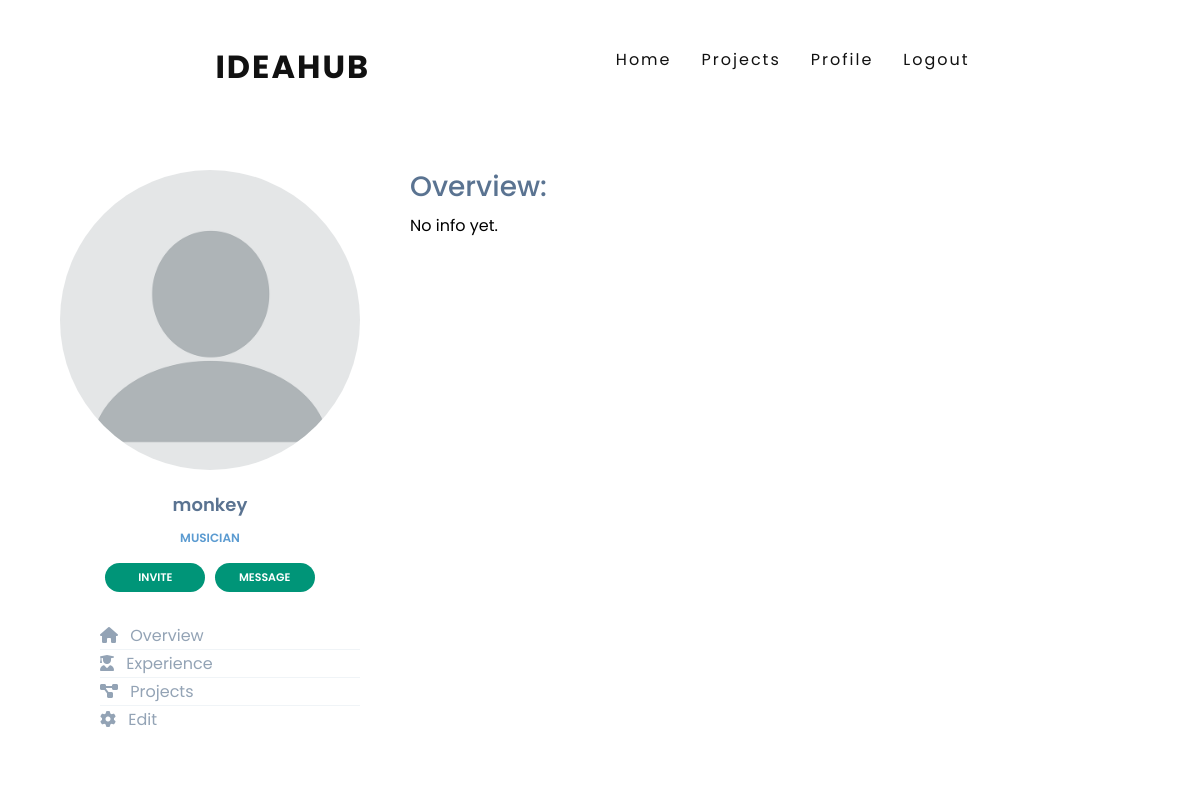
Screenshot of /profile/monkey (signed in) with the database file from the repository.
### plan/models.py (models this page shows, shortened)
class User(AbstractUser):
    img=models.ImageField(upload_to='profile_pic',blank=True,default='blank-profile-picture.png')
    about=models.TextField(max_length=1000,blank=True)
    jobs=models.ForeignKey(Title,on_delete=models.CASCADE,null=True)
    experience=models.TextField(max_length=1000,blank=True)
    invites=models.ManyToManyField('Project',blank=True)

class Title(models.Model):
    name=models.CharField(max_length=32)
    def __str__(self):
        return f"{self.name}"

### plan/views.py (the view)
# urls.py: path("profile/<str:name>",views.profile,name="profile"),
def profile(request,name):
    user=User.objects.get(username__iexact=name)
    project_managed=Project.objects.filter(manager__username=request.user)
    return render(request,"plan/profile.html",{
        "profile":user,
        "viewer":request.user,
        "project_managed":project_managed
    })

### plan/models.py (called while the page is built)
    def __str__(self):
        return f"{self.name}"

### plan/templates/plan/profile.html (shortened to what this page needs)
{%extends 'plan/layout.html'%}
{% load static%}
{%block body%}
<div class="container profile-container">
    <div class="row profile">
		<div class="col-md-auto">
			<div class="profile-sidebar">
				<div class="profile-userpic">
					<img src="{{profile.img.url}}" class="img-fluid" alt="">
				</div>
				<div class="profile-usertitle">
					<div class="profile-usertitle-name">
						{{profile.username}}
					</div>
					<div class="profile-usertitle-job">
						{{profile.jobs}}
					</div>
				</div>
				{%if profile.username != user.username%}
				<div class="profile-userbuttons">
					<button type="button" class="btn btn-success btn-sm" id="invite_btn" data-toggle="modal" data-target="#Invite">Invite</button>
					<button type="button" class="btn btn-danger btn-sm" id="message_btn" data-toggle="modal" data-target="#Message">Message</button>
				</div>
				{%else%}
				<div class="profile-userbuttons">
					<button type="button" class="btn btn-success btn-sm" id="my_messages">Messages</button>
				</div>
				{%endif%}
				<div class="profile-usermenu">
					<ul class="fa-ul">
						<li>
							<a href="#" id="overview_link">
							<i class="fa fa-home"></i>
							Overview </a>
						</li>
						<li>
							<a href="#" id="experience_link">
							<i class="fas fa-user-graduate"></i>
							Experience </a>
						</li>
						<li>
							<a href="#" id="projects_link">
							<i class="fas fa-project-diagram"></i>
							Projects </a>
						</li>
						<li>
							<a href="#" id="edit_link">
							<i class="fas fa-cog"></i>
							Edit </a>
						</li>
					</ul>
				</div>
			</div>
		</div>
		<div class="col-md-auto">
            <div class="profile-content">
				<span><h3 class="header">Overview:</h3></span>
				<p class="profile-info">
				{%if profile.about%}
						{{profile.about}}
				{%else%}
						No info yet.
				{%endif%}
				</p>
			</div>
		</div>
	</div>
</div>
{%endblock%}

### plan/static/plan/styles.css (style rules this page uses)
* { margin:0; padding:0; box-sizing:border-box; font-family:'Poppins',sans-serif; }
body { background:#fff; line-height: 1.7; font-size:1rem; min-height:200vh; }
img { height: auto; }
li { list-style:none; }
p { color:black; }
.btn { padding: 10px; color: #ffffff; font-weight: bold; background: #009578; width: 100px; border: none; outline: none; border-radius: 40px; cursor: pointer; }
.profile { margin: 150px 0; }
.profile-sidebar { padding: 20px 0 10px 0px; background: #fff; }
.profile-userpic img { position:sticky; float:none; margin:0 auto; height:300px; width:300px; -webkit-border-radius: 50% !important; -moz-border-radius: 50% !important; border-radius: 50% !important; }
.profile-usertitle { text-align: center; margin-top: 20px; }
.profile-usertitle-name { color: #5a7391; font-size: 18px; font-weight: 600; margin-bottom: 7px; }
.header { color:#5a7391; }
.profile-usertitle-job { text-transform: uppercase; color: #5b9bd1; font-size: 12px; font-weight: 600; margin-bottom: 15px; }
.profile-userbuttons { text-align: center; margin-top: 10px; }
.profile-userbuttons .btn { text-transform: uppercase; font-size: 11px; font-weight: 600; padding: 6px 15px; margin-right: 5px; }
.profile-userbuttons .btn:last-child { margin-right: 0px; }
.profile-usermenu { margin-top: 30px; }
.profile-usermenu ul li { border-bottom: 1px solid #f0f4f7; }
.profile-usermenu ul li:last-child { border-bottom: none; }
.profile-usermenu ul li a { color: #93a3b5; font-size: 16px; font-weight: 400; }
.profile-usermenu ul li a i { margin-right: 8px; font-size: 16px; }
.profile-content { white-space:none; padding: 20px; background: #fff; min-height: 400px; flex-wrap:wrap; }

### rows the page displays
User: img (placeholder picture), username "monkey", jobs "MUSICIAN"
